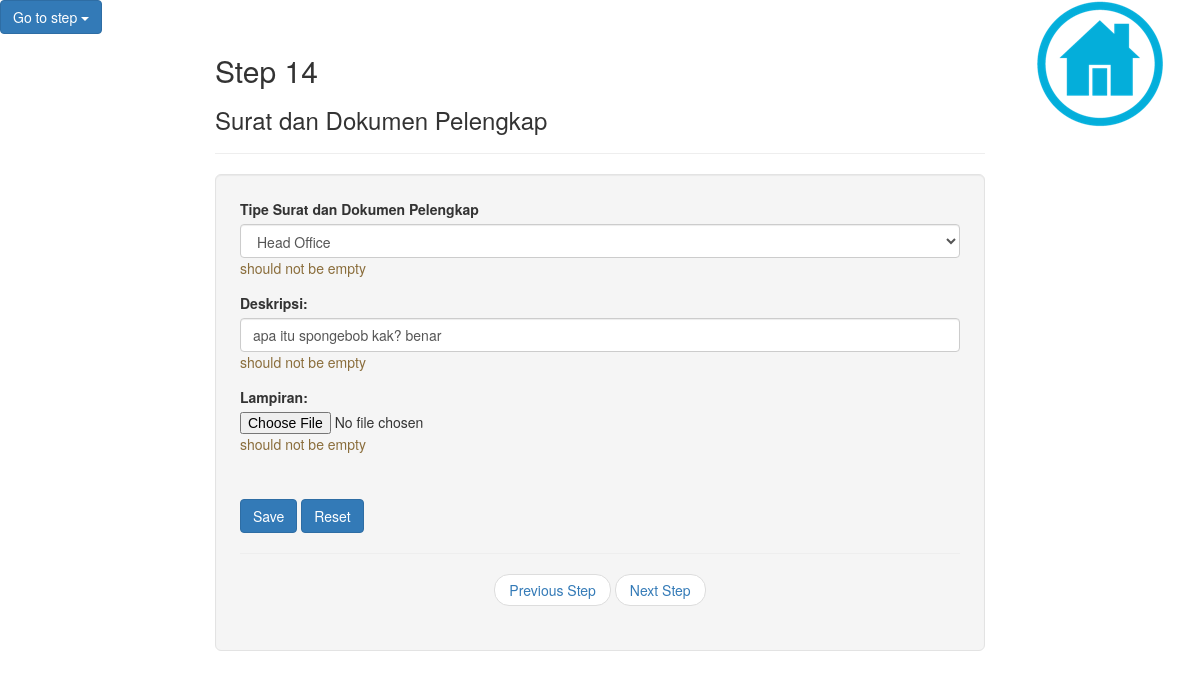
The app's page /cooperation/editstep14.php?No=2 with its own data.
### tables this page shows
CREATE TABLE IF NOT EXISTS `surat_dan_dokumen_pelengkap` (
  `No` int(50) NOT NULL,
  `Supporting_Document_Type` varchar(50) NOT NULL,
  `Description` varchar(290) NOT NULL,
  `Attachment` varchar(500) NOT NULL
);

### cooperation/editstep14.php (the view, shortened to what this page needs)
<?php
		$No = $_GET["No"];
	$query = "SELECT * FROM surat_dan_dokumen_pelengkap WHERE No='$No'";
	$result = mysql_query($query);
	$data = mysql_fetch_array($result);
?>
<!DOCTYPE html>
<html lang="en">
<head>
  <link rel="stylesheet" href="https://maxcdn.bootstrapcdn.com/bootstrap/3.3.7/css/bootstrap.min.css">
</head>
<body>
  <div class="dropdown">
    <button class="step btn btn-primary dropdown-toggle" type="button" data-toggle="dropdown">Go to step
    <span class="caret"></span></button>
  </div>
  <center><a class="home" href="vendor.php"><img src="../assets/images/icons/iconhome.png"></a> </center>
<div class="col-sm-2"></div>
			<form class="col-sm-8" action="updatestep14.php?No=<?php echo $No;?>" method="post">
				<h2>Step 14</h2>
				<h3>Surat dan Dokumen Pelengkap</h3>
				<hr>
					 <div class="well well-lg">
				<div class="form-group">
				  <label for="sel1">Tipe Surat dan Dokumen Pelengkap</label>
				  <select class="form-control" id="sel1" name="Supporting_Document_Type" value="<?php echo $data['Supporting_Document_Type']?>">
				    <option>Head Office</option>
				  </select><p class="text-warning">should not be empty</p>
				</div>
				<div class="form-group">
				  	<label for="email">Deskripsi:</label>
				  	<input type="input" class="form-control" id="email" name="Description" value="<?php echo $data['Description']?>"><p class="text-warning">should not be empty</p>
				</div>
				<div class="form-group">
				<label for="lampiran">Lampiran:</label>
				<input type="file" name="pic" accept="image/*" name="Attachment" value="<?php echo $data['Attachment']?>"><p class="text-warning">should not be empty</p>
				<br>
				</div>
<button type="submit" class="btn btn-primary">Save</button>
<button type="button" class="btn btn-primary">Reset</button>
<hr>
  <ul class="pager">
    <li><a href="step13.php">Previous Step</a></li>
    <li><a href="step15.php">Next Step</a></li>
  </ul>
			</form>
</body>
</html>

### cooperation/editstep14.php (style rules this page uses)
a.home { position: fixed; top: 0; right: 0; width: 200px; color: white; }

### records on screen
surat_dan_dokumen_pelengkap: Supporting_Document_Type "Head Office", Description "apa itu spongebob kak? benar"
